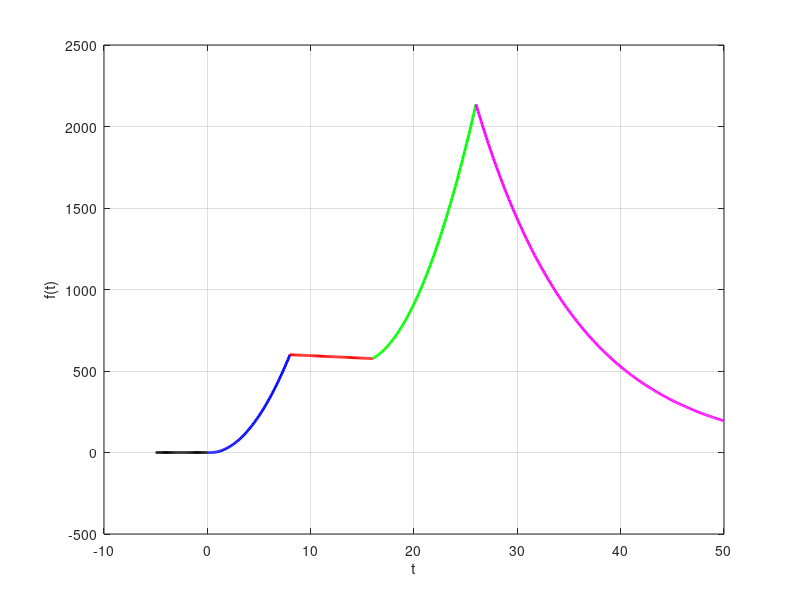

Recreate this plot in MATLAB.
t0 = -5:0.1:0;
f0 = zeros(size(t0));

t1 = 0:0.1:8;
f1 = 10*t1.^2 - 5*t1;

t2 = 8:0.1:16;
f2 = 624 - 3*t2;

t3 = 16:0.1:26;
f3 = 36*t3 + 12*(t3-16).^2;

t4 = 26:0.1:50;
f4 = 2136*exp(-0.1*(t4-26));

plot(t0,f0,'k','LineWidth',2); hold on;
plot(t1,f1,'b','LineWidth',2);
plot(t2,f2,'r','LineWidth',2);
plot(t3,f3,'g','LineWidth',2);
plot(t4,f4,'m','LineWidth',2);

grid on;
xlabel('t');
ylabel('f(t)');

